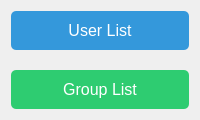
<?xml version="1.0" encoding="UTF-8"?>
<ui version="4.0">
 <class>Origin</class>
 <widget class="QWidget" name="Origin">
  <layout class="QVBoxLayout" name="verticalLayout">
   <property name="spacing">
    <number>20</number>
   </property>
   <item>
    <widget class="QPushButton" name="userListButton">
     <property name="text">
      <string>User List</string>
     </property>
     <property name="styleSheet">
      <string>
       QPushButton {
        background-color: #3498db;
        color: white;
        font-size: 16px;
        padding: 10px;
        border-radius: 5px;
       }
       QPushButton:hover {
        background-color: #2980b9;
       }
      </string>
     </property>
    </widget>
   </item>
   <item>
    <widget class="QPushButton" name="groupListButton">
     <property name="text">
      <string>Group List</string>
     </property>
     <property name="styleSheet">
      <string>
       QPushButton {
        background-color: #2ecc71;
        color: white;
        font-size: 16px;
        padding: 10px;
        border-radius: 5px;
       }
       QPushButton:hover {
        background-color: #27ae60;
       }
      </string>
     </property>
    </widget>
   </item>
  </layout>
 </widget>
 <resources/>
 <connections/>
</ui>
